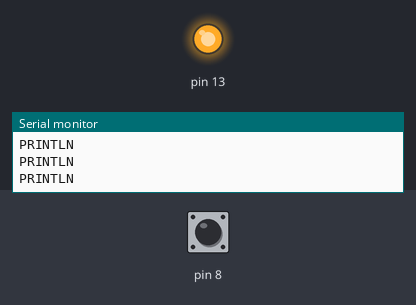
A sketch run on a simulated Arduino Uno, built with avr-gcc and run on an emulated ATmega328P. On the bench: output pins drawn as LEDs (lit = HIGH), the last lines printed to the serial monitor. The inputs (shaded band) are chosen by the test bench; at power-on: pin 8 HIGH.

Above: at 2.8 s.
2.9 s: pin 8 pulled LOW for 1.2 s
At 4.1 s:
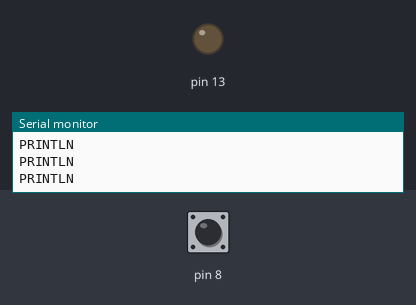
6.6 s: pin 8 pulled LOW for 3.2 s
At 11.3 s:
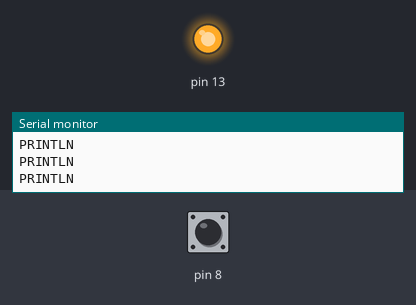
Timing chart, 0 to 12.8 s (numbered marks = the images above; inputs shaded):
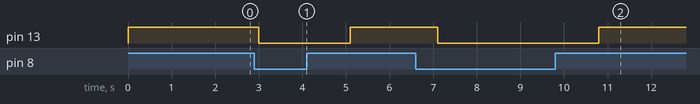

The sketch:

2-controlled_serial_without_freeRTOS.ino
```cpp
//----------------------------------------------------------
// To control the led and print on a serial monitor without FreeRTOS
//----------------------------------------------------------

void setup() {
  // put your setup code here, to run once:
  Serial.begin(9600);
  pinMode(8, INPUT_PULLUP);
  pinMode(13, OUTPUT);

}

void loop() {
  // put your main code here, to run repeatedly:
  if(digitalRead(8) == 0){
    digitalWrite(13, LOW); // Turn off led
    while(digitalRead(8) == 0);
  }else digitalWrite(13, HIGH); // Turn on led
  Serial.println("PRINTLN");
  delay(1000);
}
```

Measured:
- after the input at 2.9 s, pin 13: HIGH → LOW after 0.10 s, → HIGH 2.1 s later
- after the input at 6.6 s, pin 13: HIGH → LOW after 0.50 s, → HIGH 3.7 s later
